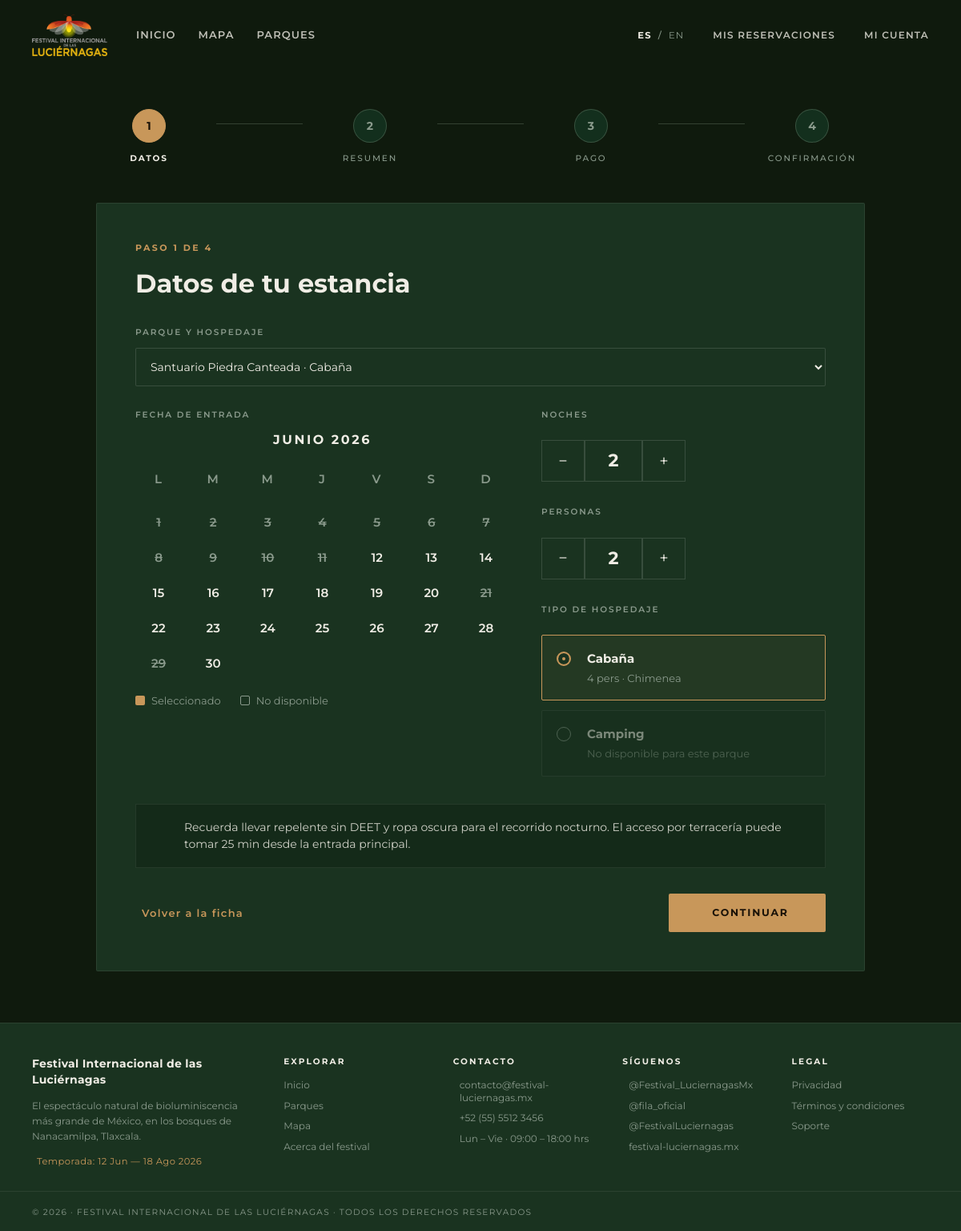
Page /reservacion/datos/ (signed in) on the committed database.
### apps/core/models.py (models this page shows, shortened)
class Parque(models.Model):
    TIPOS = [
        ("Cabaña", "Cabaña"),
        ("Camping", "Camping"),
    ]
    slug = models.SlugField("identificador", unique=True)
    nombre = models.CharField("nombre", max_length=120)
    tipo = models.CharField("tipo", max_length=20, choices=TIPOS, default="Cabaña")
    precio = models.PositiveIntegerField("precio por noche", default=0)
    capacidad_personas = models.PositiveSmallIntegerField("capacidad por hospedaje", default=4)
    capacidad_cabanas = models.PositiveSmallIntegerField("cupo de cabañas", default=0)
    capacidad_camping = models.PositiveSmallIntegerField("cupo de zonas de camping", default=0)
    rating = models.DecimalField("calificación", max_digits=2, decimal_places=1, default=4.5)
    direccion = models.CharField("dirección", max_length=200, blank=True)
    lat = models.FloatField("latitud", default=19.46)
    lng = models.FloatField("longitud", default=-98.55)
    carpeta_imagenes = models.CharField(
        "carpeta de imágenes",
        max_length=80,
        help_text="Nombre de la carpeta en static/core/assets/parks/",
    )
    activo = models.BooleanField("activo", default=True)
    ultima_edicion = models.DateTimeField("última edición", auto_now=True)
    class Meta:
        verbose_name = "parque"
        verbose_name_plural = "parques"
        ordering = ["-rating", "nombre"]
    @property
    def name(self):
        return self.nombre
    @property
    def type(self):
        return self.tipo
    @property
    def capacity(self):
        return f"{self.capacidad_personas} pers"
    @property
    def amenity_items(self):
        return [
            {"label": a.label, "icon": amenity_icon(a.label)}
            for a in self.amenidades.all()
        ]

class Amenidad(models.Model):
    parque = models.ForeignKey(
        Parque, related_name="amenidades", on_delete=models.CASCADE
    )
    label = models.CharField("amenidad", max_length=80)
    class Meta:
        verbose_name = "amenidad"
        verbose_name_plural = "amenidades"
        ordering = ["id"]

class ContactoFestival(models.Model):
    email = models.EmailField("correo de contacto", default="contacto@festival-luciernagas.mx")
    telefono = models.CharField("teléfono", max_length=40, default="+52 (55) 5512 3456")
    horario = models.CharField("horario", max_length=120, default="Lun – Vie · 09:00 – 18:00 hrs")
    instagram = models.CharField("Instagram", max_length=120, blank=True, default="@Festival_LuciernagasMx")
    web = models.CharField("Sitio web", max_length=120, blank=True, default="festival-luciernagas.mx")
    twitter = models.CharField("Twitter / X", max_length=120, blank=True, default="@fila_oficial")
    youtube = models.CharField("YouTube", max_length=120, blank=True, default="@FestivalLuciernagas")
    mensaje_soporte = models.TextField(
        "mensaje de soporte",
        default=(
            "Si necesitas ayuda con tu reservación o tienes preguntas sobre el "
            "Festival Internacional de las Luciérnagas, escríbenos a "
            "contacto@festival-luciernagas.mx. Te responderemos en un máximo de "
            "24 horas hábiles."
        ),
    )
    fechas_festival = models.CharField("fechas del festival", max_length=80, default="12 Jun — 18 Ago 2026")
    num_parques = models.PositiveSmallIntegerField("número de parques", default=6)
    class Meta:
        verbose_name = "información de contacto"
        verbose_name_plural = "información de contacto"
    @classmethod
    def get_solo(cls):
        obj = cls.objects.first()
        if obj is None:
            obj = cls.objects.create()
        return obj

### apps/core/views.py (the view, shortened to what this page needs)
# urls.py: path("reservacion/datos/", views.booking_details, name="booking_details"),
@login_required
def booking_details(request):
    parques = list(Parque.objects.filter(activo=True))
    booking = request.session.get("booking", {})
    slug = request.GET.get("parque") or booking.get("parque")
    parque = next((p for p in parques if p.slug == slug), parques[0] if parques else None)
    mes_param = request.GET.get("mes", "")
    try:
        year, month = (int(x) for x in mes_param.split("-"))
        _dt.date(year, month, 1)
    except (ValueError, AttributeError):
        year, month = 2026, 6
    selected_iso = booking.get("fecha_entrada")
    celdas = _build_calendar(parque, year, month, selected_iso) if parque else []
    primero = _dt.date(year, month, 1)
    mes_prev = (primero - _dt.timedelta(days=1)).replace(day=1)
    mes_next = (primero + _dt.timedelta(days=31)).replace(day=1)
    ctx = _context(
        "booking",
        booking_parque=parque,
        calendar_cells=celdas,
        calendar_label=f"{_MESES_ES[month - 1]} {year}",
        mes_prev=mes_prev.strftime("%Y-%m") if mes_prev >= _TEMPORADA_INICIO.replace(day=1) else "",
        mes_next=mes_next.strftime("%Y-%m") if mes_next <= _TEMPORADA_FIN else "",
        sel_noches=booking.get("noches", 2),
        sel_personas=booking.get("personas", 2),
        sel_fecha=selected_iso or "",
    )
    return render(request, "core/booking/details.html", ctx)

### apps/core/context_processors.py (called while the page is built)
def idioma_actual(request):
    lang = request.session.get("idioma")
    if lang not in LANGS:
        user = getattr(request, "user", None)
        if user is not None and user.is_authenticated and user.idioma in LANGS:
            lang = user.idioma
        else:
            lang = "es"
    return lang

def i18n(request):
    lang = idioma_actual(request)
    return {"LANG": lang, "t": get_dict(lang)}

def festival(request):
    try:
        contacto = ContactoFestival.get_solo()
    except Exception:
        contacto = None
    return {"festival_contacto": contacto}

### apps/core/translations.py (called while the page is built)
def get_dict(lang):
    return TRANSLATIONS.get(lang, ES)

### apps/core/views.py (called while the page is built)
def _context(active="home", title="Festival Internacional de las Luciérnagas 2026", **extra):
    parks = list(
        Parque.objects.filter(activo=True).prefetch_related("amenidades", "resenas")
    )
    context = {
        "active": active,
        "page_title": title,
        "parks": parks,
        "featured_parks": parks[:3],
    }
    context.update(extra)
    return context

### apps/core/templates/core/booking/details.html (shortened to what this page needs)
{% extends "core/base.html" %}
{% block content %}
{% include "core/partials/step_indicator.html" with step=1 %}
<section class="booking-panel-wrap">
  <form class="card booking-details-card" method="post" action="{% url 'core:booking_details' %}">
    <p class="eyebrow">Paso 1 de 4</p>
    <h1>Datos de tu estancia</h1>
    <label class="field">Parque y hospedaje
      <select name="parque" onchange="location.href='?parque='+this.value">
        {% for park in parks %}
          <option value="{{ park.slug }}" {% if park.slug == booking_parque.slug %}selected{% endif %}>{{ park.name }} &middot; {{ park.type }}</option>
        {% endfor %}
      </select>
    </label>
    <div class="booking-details-grid">
      <section class="calendar-field">
        <p class="field-label">Fecha de entrada</p>
        <div class="calendar-widget" aria-label="Calendario {{ calendar_label }}">
          <div class="calendar-header">
            <button type="button" aria-label="Mes anterior" {% if not mes_prev %}disabled style="opacity:.3;cursor:not-allowed"{% else %}onclick="location.href='?parque={{ booking_parque.slug }}&mes={{ mes_prev }}'"{% endif %}></button>
            <strong>{{ calendar_label }}</strong>
            <button type="button" aria-label="Mes siguiente" {% if not mes_next %}disabled style="opacity:.3;cursor:not-allowed"{% else %}onclick="location.href='?parque={{ booking_parque.slug }}&mes={{ mes_next }}'"{% endif %}></button>
          </div>
          <div class="calendar-days calendar-days--labels">
            <span>L</span><span>M</span><span>M</span><span>J</span><span>V</span><span>S</span><span>D</span>
          </div>
          <div class="calendar-days" data-calendar>
            {% for cell in calendar_cells %}
              {% if cell is None %}
                <span></span>
              {% elif cell.blocked %}
                <button type="button" class="is-blocked" disabled aria-label="No disponible">{{ cell.day }}</button>
              {% else %}
                <button type="button" data-date="{{ cell.date }}" class="cal-day-pick {% if cell.selected %}is-selected{% endif %}">{{ cell.day }}</button>
              {% endif %}
            {% endfor %}
          </div>
          <div class="calendar-legend">
            <span><i class="legend-selected"></i>Seleccionado</span>
            <span><i class="legend-blocked"></i>No disponible</span>
          </div>
        </div>
      </section>
      <aside class="booking-controls">
        <div class="counter-row">
          <div class="counter-field">
            <label class="field-label">Noches</label>
            <div class="counter" aria-label="Noches" data-counter="noches" data-min="1" data-max="5">
              <button type="button" data-step="-1">&minus;</button>
              <strong>{{ sel_noches }}</strong>
              <button type="button" data-step="1">+</button>
            </div>
          </div>
          <div class="counter-field">
            <label class="field-label">Personas</label>
            <div class="counter" aria-label="Personas" data-counter="personas" data-min="1" data-max="{{ booking_parque.capacidad_personas }}">
              <button type="button" data-step="-1">&minus;</button>
              <strong>{{ sel_personas }}</strong>
              <button type="button" data-step="1">+</button>
            </div>
          </div>
        </div>
        <p class="field-label">Tipo de hospedaje</p>
        <label class="radio-card is-selected" data-tipo="{{ booking_parque.tipo }}">
          <span></span>
          <strong>{{ booking_parque.type }}</strong>
          <small>{{ booking_parque.capacity }} &middot; {{ booking_parque.amenity_items.0.label }}</small>
        </label>
        <label class="radio-card is-disabled">
          <span></span>
          <strong>{% if booking_parque.type == 'Camping' %}Cabaña{% else %}Camping{% endif %}</strong>
          <small>No disponible para este parque</small>
        </label>
      </aside>
    </div>
    <div class="notice booking-notice">
      <span>Recuerda llevar repelente sin DEET y ropa oscura para el recorrido nocturno. El acceso por terracer&iacute;a puede tomar 25 min desde la entrada principal.</span>
    </div>
    <div class="booking-actions">
      <a class="back-link" href="{% url 'core:park_detail' booking_parque.slug %}"> Volver a la ficha</a>
      <button type="submit" class="button button--primary"> Continuar</button>
    </div>
  </form>
</section>
{% endblock %}

### apps/core/templates/core/partials/footer.html (shortened to what this page needs)
<footer class="footer footer--rich">
  <div class="footer__main">
    <div class="footer__brand">
      <strong class="footer__brand-name">Festival Internacional de las Luci&eacute;rnagas</strong>
      <p class="footer__tagline">{{ t.footer_tagline }}</p>
      {% if festival_contacto %}
        <p class="footer__season">
          {{ t.footer_dates }}: {{ festival_contacto.fechas_festival }}
        </p>
      {% endif %}
    </div>
    <nav class="footer__col" aria-label="{{ t.footer_explore }}">
      <p class="footer__col-title">{{ t.footer_explore }}</p>
      <a href="{% url 'core:home' %}">{{ t.nav_inicio }}</a>
      <a href="{% url 'core:park_list' %}">{{ t.nav_parques }}</a>
      <a href="{% url 'core:map' %}">{{ t.nav_mapa }}</a>
      <a href="{% url 'core:home' %}">{{ t.footer_about }}</a>
    </nav>
    {% if festival_contacto %}
      <div class="footer__col">
        <p class="footer__col-title">{{ t.footer_contact }}</p>
        <a href="mailto:{{ festival_contacto.email }}"> {{ festival_contacto.email }}</a>
        <a href="tel:{{ festival_contacto.telefono }}"> {{ festival_contacto.telefono }}</a>
        <span class="footer__static"> {{ festival_contacto.horario }}</span>
      </div>
      <div class="footer__col">
        <p class="footer__col-title">{{ t.footer_follow }}</p>
        {% if festival_contacto.instagram %}<a href="#"> {{ festival_contacto.instagram }}</a>{% endif %}
        {% if festival_contacto.twitter %}<a href="#"> {{ festival_contacto.twitter }}</a>{% endif %}
        {% if festival_contacto.youtube %}<a href="#"> {{ festival_contacto.youtube }}</a>{% endif %}
        {% if festival_contacto.web %}<a href="#"> {{ festival_contacto.web }}</a>{% endif %}
      </div>
    {% endif %}
    <nav class="footer__col" aria-label="{{ t.footer_legal }}">
      <p class="footer__col-title">{{ t.footer_legal }}</p>
      <a href="#">{{ t.footer_privacy }}</a>
      <a href="#">{{ t.footer_terms }}</a>
      <a href="#">{{ t.footer_support }}</a>
    </nav>
  </div>
  <div class="footer__bottom">
    <span class="footer__copy">&copy; 2026 &middot; Festival Internacional de las Luci&eacute;rnagas &middot; {{ t.footer_rights }}</span>
  </div>
</footer>

### rows in the picture
Parque: type "Cabaña", capacity "4 pers", amenity_items.0.label "Chimenea"
ContactoFestival: fechas_festival "12 Jun — 18 Ago 2026", email "contacto@festival-luciernagas.mx", telefono "+52 (55) 5512 3456", horario "Lun – Vie · 09:00 – 18:00 hrs", instagram "@Festival_LuciernagasMx", twitter "@fila_oficial", youtube "@FestivalLuciernagas", web "festival-luciernagas.mx"

### other values in the picture
{{ t.nav_inicio }} "INICIO"
{{ t.nav_mapa }} "MAPA"
{{ t.nav_parques }} "PARQUES"
{{ t.nav_reservaciones }} "MIS RESERVACIONES"
{{ t.nav_cuenta }} "MI CUENTA"
{{ calendar_label }} "JUNIO 2026"
{{ cell.day }} "1" "2" "3" "4" "5" "6" "7" "8" "9" "10" "11" "21" "29"
{{ cell.day }} "12" "13" "14" "15" "16" "17" "18" "19" "20" "22" "23" "24" "25" "26" "27" "28" "30"
{{ sel_noches }} "2"
{{ sel_personas }} "2"
{{ t.footer_tagline }} "El espectáculo natural de bioluminiscencia más grande de México, en los bosques de Nanacamilpa, Tlaxcala."
{{ t.footer_dates }} "Temporada"
{{ t.footer_explore }} "EXPLORAR"
{{ t.nav_inicio }} "Inicio"
{{ t.nav_parques }} "Parques"
